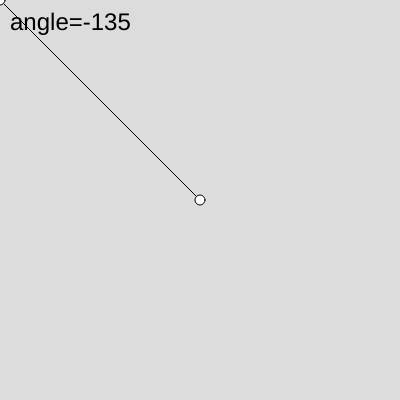
Frame 1 (no input)
Frame 60 (no input): identical to frame 1, image omitted
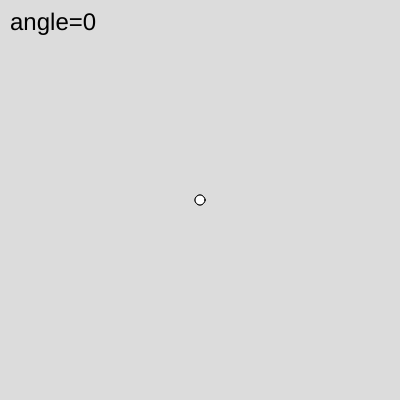
Frame 120 (the mouse pressed at the canvas centre since frame 60)

The p5.js sketch that drew these frames (run headless with seeded random() and noise() and a simulated clock; from frame 60 on, the mouse is pressed at the canvas centre):

// p5.js sketch
// ── sketch.js
function setup() {
  createCanvas(400, 400);
  textSize(24);
}

function draw() {
  background(220);
  line(200,200,mouseX,mouseY);
  circle(200, 200, 10);
  circle(mouseX, mouseY, 10);
  let ang = angleBetween(200,200,mouseX,mouseY);
  text('angle='+round(degrees(ang)), 10, 30);
}

function angleBetween(ax, ay, bx, by) {
  let dy = by - ay;
  let dx = bx - ax;
  return atan2(dy, dx); // range (-PI, PI]
}
